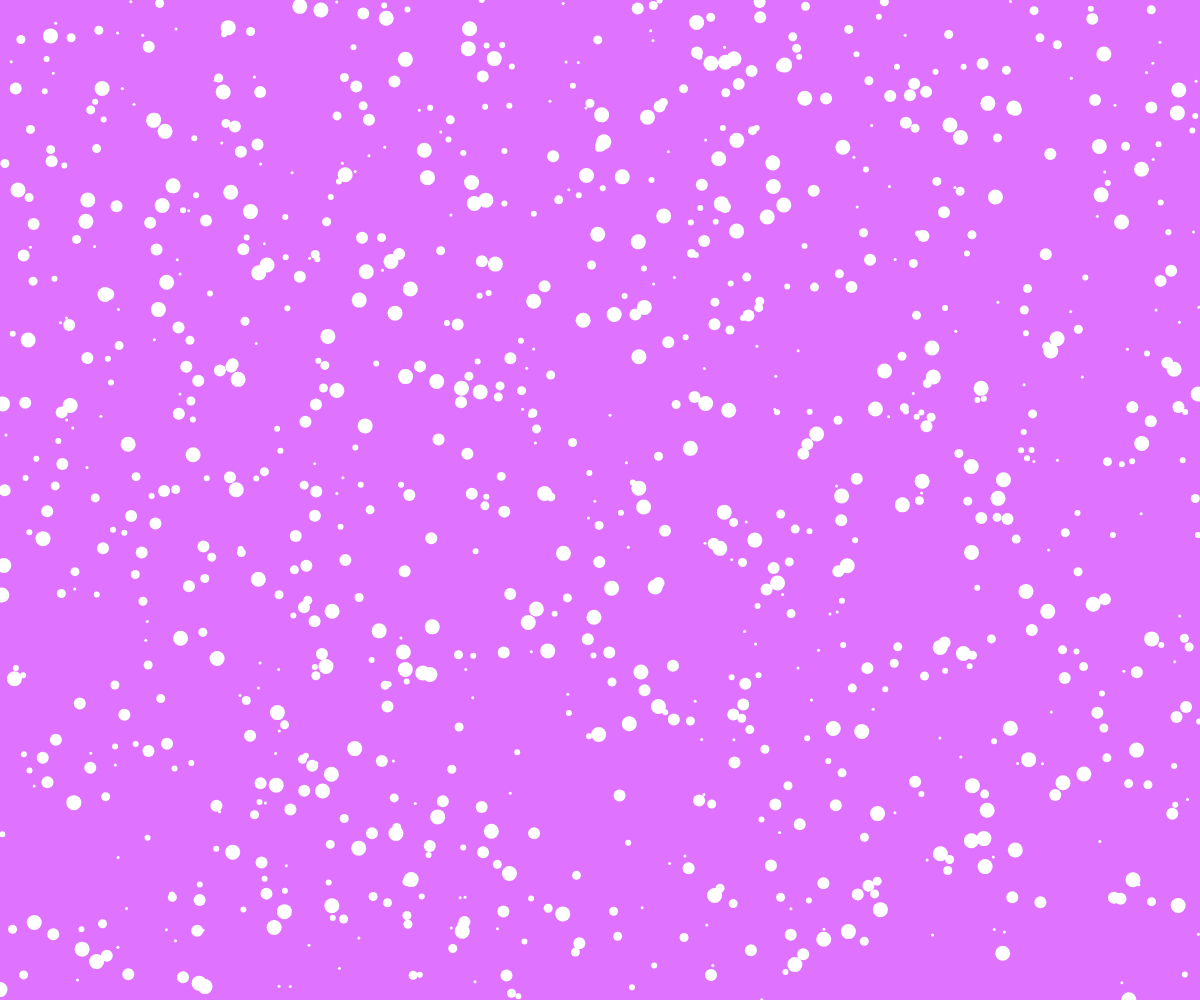
Frame 1 (no input)
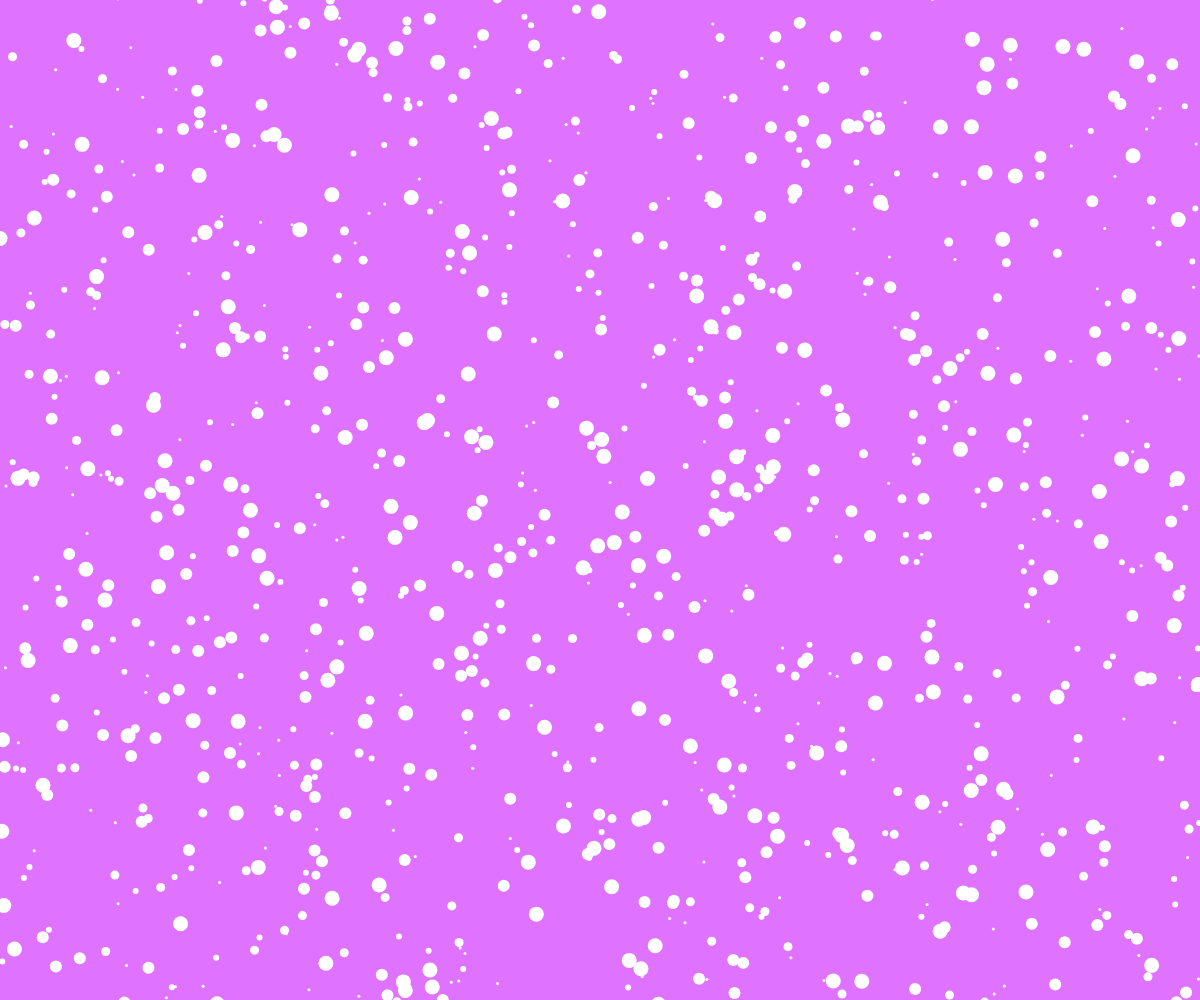
Frame 60 (no input)
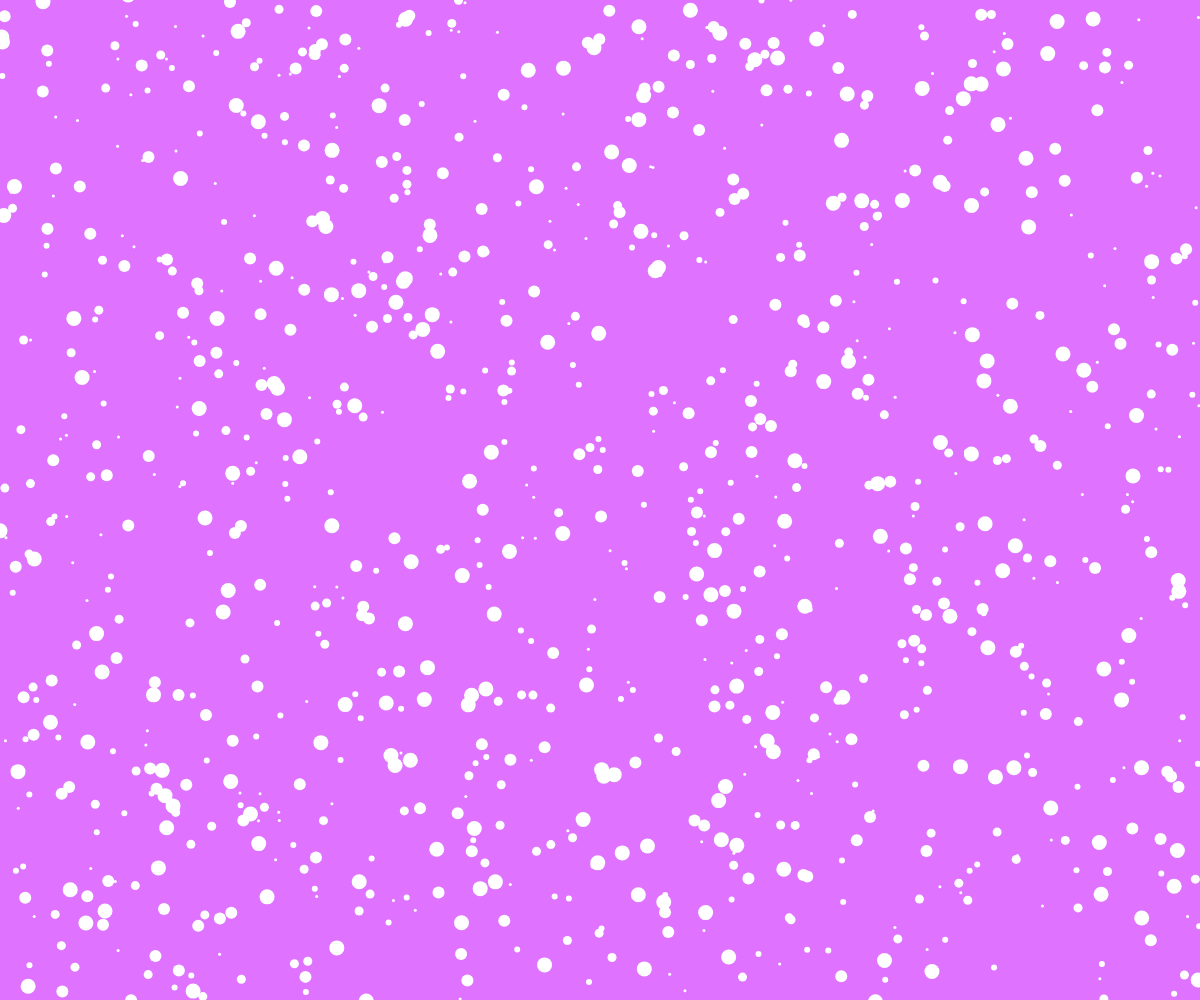
Frame 120 (the mouse pressed at the canvas centre since frame 60)

The p5.js sketch that drew these frames (run headless with seeded random() and noise() and a simulated clock; from frame 60 on, the mouse is pressed at the canvas centre):

// p5.js sketch
// ── sketch.js

  //tableau pour faire autant de flocon possible

const FLOCONS_COUNT= 200;
const MAXSIZE = 15;
const COUCHES_COUNT = 5;

const FLOCONS = [];


function setup() {
  createCanvas(windowWidth,windowHeight);
  noStroke();

 for (let c = 0; c < COUCHES_COUNT; c++){
  FLOCONS.push([]);
 
  for(let i = 0; i < FLOCONS_COUNT;i++){
    FLOCONS[c].push ({
      x: random (width),
      y: random (height),
      mass: random (0.75, 1.25),
      c: c + 1
    } );
    }                              //(new Flake()); //new = invoque le constructor
  }        
}

function draw() {
   background (223, 115, 255);
    
   for(let c = 0; c <FLOCONS.length ; c++){
    const COUCHES = FLOCONS[c] ;

    for ( let i = 0; i< COUCHES.length;i++){
      const flocons = COUCHES[i];    
      circle(flocons.x, flocons.y, (flocons.c * MAXSIZE) / COUCHES_COUNT);
      updateFlocons(flocons);
    }
  }
}


function updateFlocons(flocons) {
  const diameter = (flocons.c * MAXSIZE) / COUCHES_COUNT;
  if (flocons.y > height + diameter) flocons.y = -diameter;
  else flocons.y += 1 * flocons.c * flocons.mass;
}

    

   

   
  

//flocons[cmpt].display();      
  


//class Flake {
  //constructor(){
   // this.posX = random(width);
    //this.posY = random(height);
  //}
//display() {
  
 // fill(255);
 // noStroke();
 // ellipse(this.posX,this.posY,15,15);
  //this.posY = this.posY + 0.5;
//}


//}
